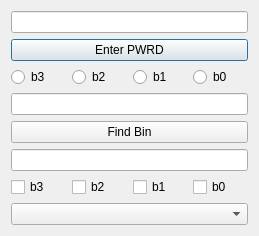
<?xml version="1.0" encoding="UTF-8"?>
<ui version="4.0">
 <class>Dialog</class>
 <widget class="QDialog" name="Dialog">
  <property name="geometry">
   <rect>
    <x>0</x>
    <y>0</y>
    <width>259</width>
    <height>236</height>
   </rect>
  </property>
  <property name="windowTitle">
   <string>Dialog</string>
  </property>
  <layout class="QVBoxLayout" name="verticalLayout_2">
   <item>
    <layout class="QVBoxLayout" name="verticalLayout_4">
     <item>
      <widget class="QLineEdit" name="lineEdit">
       <property name="echoMode">
        <enum>QLineEdit::EchoMode::Password</enum>
       </property>
      </widget>
     </item>
     <item>
      <widget class="QPushButton" name="pushButton">
       <property name="text">
        <string>Enter PWRD</string>
       </property>
      </widget>
     </item>
     <item>
      <layout class="QVBoxLayout" name="verticalLayout_3">
       <item>
        <layout class="QHBoxLayout" name="horizontalLayout_2">
         <item>
          <widget class="QRadioButton" name="radioButton_3">
           <property name="text">
            <string>b3</string>
           </property>
          </widget>
         </item>
         <item>
          <widget class="QRadioButton" name="radioButton_2">
           <property name="text">
            <string>b2</string>
           </property>
          </widget>
         </item>
         <item>
          <widget class="QRadioButton" name="radioButton_1">
           <property name="text">
            <string>b1</string>
           </property>
          </widget>
         </item>
         <item>
          <widget class="QRadioButton" name="radioButton_0">
           <property name="text">
            <string>b0</string>
           </property>
          </widget>
         </item>
        </layout>
       </item>
       <item>
        <widget class="QLineEdit" name="lineEdit_3"/>
       </item>
      </layout>
     </item>
     <item>
      <layout class="QVBoxLayout" name="verticalLayout">
       <item>
        <widget class="QPushButton" name="pushButton_2">
         <property name="text">
          <string>Find Bin</string>
         </property>
        </widget>
       </item>
       <item>
        <widget class="QLineEdit" name="lineEdit_2">
         <property name="echoMode">
          <enum>QLineEdit::EchoMode::Normal</enum>
         </property>
        </widget>
       </item>
       <item>
        <layout class="QHBoxLayout" name="horizontalLayout">
         <item>
          <widget class="QCheckBox" name="msb">
           <property name="text">
            <string>b3</string>
           </property>
          </widget>
         </item>
         <item>
          <widget class="QCheckBox" name="msb_1">
           <property name="text">
            <string>b2</string>
           </property>
          </widget>
         </item>
         <item>
          <widget class="QCheckBox" name="lsb_1">
           <property name="text">
            <string>b1</string>
           </property>
          </widget>
         </item>
         <item>
          <widget class="QCheckBox" name="lsb">
           <property name="text">
            <string>b0</string>
           </property>
          </widget>
         </item>
        </layout>
       </item>
      </layout>
     </item>
    </layout>
   </item>
   <item>
    <widget class="QComboBox" name="comboBox"/>
   </item>
  </layout>
 </widget>
 <resources/>
 <connections/>
</ui>
